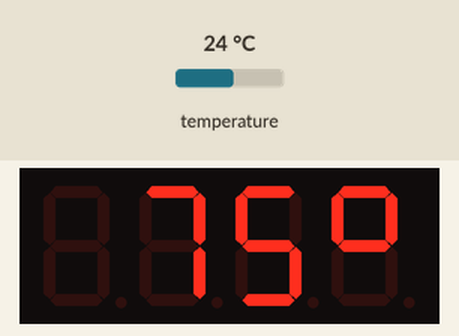
Bench run of a program on a simulated Raspberry Pi (BCM pin numbers). Shown: 4-digit seven-segment display. Inputs (shaded band) come from the test bench; at power-on: temperature 24 °C.

Above: at 1.3 s.
1.4 s: temperature set to 12 °C
At 12.7 s:
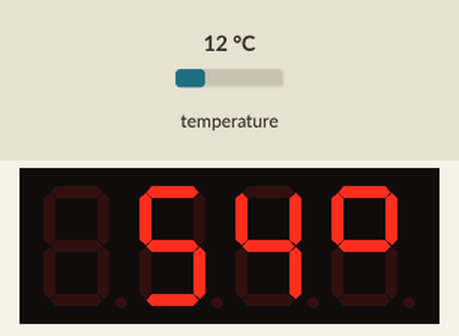
13.0 s: temperature set to 19 °C
At 23.0 s:
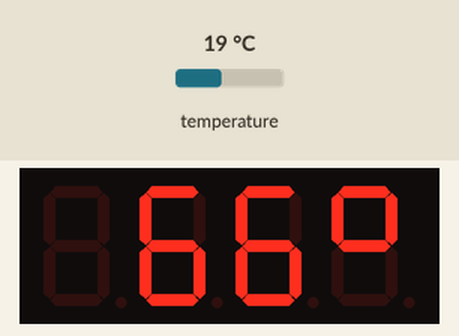
23.7 s: temperature set to 28 °C
At 34.3 s:
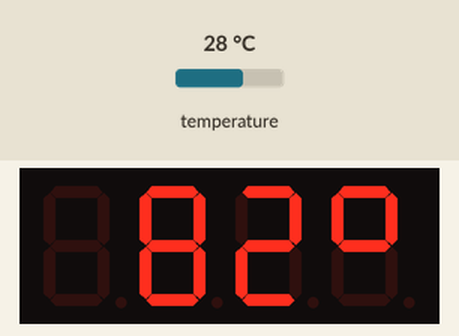
Timing chart, 0 to 35.8 s (numbered marks = the images above; inputs shaded):
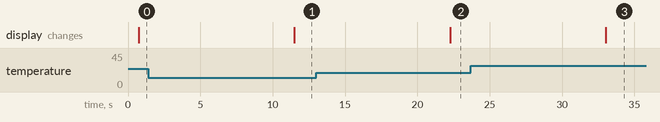

The program:

thermometer.py
```python
#!/usr//bin/python
import time
from Adafruit_LED_Backpack import SevenSegment
from ds18b20 import DS18B20

DEVICE = '28-000003cb57a4'
BRIGHTNESS=4  # 15 = max

display = SevenSegment.SevenSegment(address=0x71)
display.begin()
display.set_brightness(BRIGHTNESS)

sensor = DS18B20(DEVICE)

while True:
    temperature = sensor.read_fahrenheit()
    display.clear()
    display.print_number_str('%d ' % round(temperature))
    display.set_digit_raw(3, 0x63) # degree symbol
    display.write_display()
    time.sleep(10.0)
```

ds18b20.py
```python
#!/usr//bin/python

class DS18B20:
    # TODO default device to first found
    # TODO throw exception if device file not found
    def __init__(self, device):
        self.device = device

    def read_centigrade(self):
        path = '/sys/bus/w1/devices/' + self.device + '/w1_slave'
        with open(path) as f:
            lines = []
            status = ''
            while status != 'YES':
                lines = f.readlines()
                status = lines[0].split()[-1]

            temp = lines[1].split()[-1].split('=')[-1]
            return int(temp)/1000.0

    def read_fahrenheit(self):
        return self.read_centigrade()*9.0/5.0 + 32.0
```

Measured:
- after the input at 1.4 s, the display: changes after 10.1 s (image 1)
- after the input at 13.0 s, the display: changes after 9.3 s (image 2)
- after the input at 23.7 s, the display: changes after 9.3 s (image 3)
